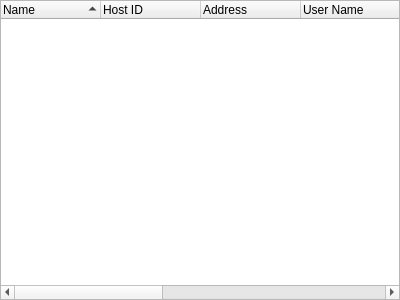
<?xml version="1.0" encoding="UTF-8"?>
<ui version="4.0">
 <class>RouterGroupWidget</class>
 <widget class="QWidget" name="RouterGroupWidget">
  <property name="geometry">
   <rect>
    <x>0</x>
    <y>0</y>
    <width>400</width>
    <height>300</height>
   </rect>
  </property>
  <layout class="QVBoxLayout" name="verticalLayout">
   <property name="leftMargin">
    <number>0</number>
   </property>
   <property name="topMargin">
    <number>0</number>
   </property>
   <property name="rightMargin">
    <number>0</number>
   </property>
   <property name="bottomMargin">
    <number>0</number>
   </property>
   <item>
    <widget class="QTreeWidget" name="tree_computer">
     <property name="contextMenuPolicy">
      <enum>Qt::ContextMenuPolicy::CustomContextMenu</enum>
     </property>
     <property name="selectionBehavior">
      <enum>QAbstractItemView::SelectionBehavior::SelectRows</enum>
     </property>
     <property name="indentation">
      <number>0</number>
     </property>
     <property name="sortingEnabled">
      <bool>true</bool>
     </property>
     <property name="columnCount">
      <number>10</number>
     </property>
     <column>
      <property name="text">
       <string>Name</string>
      </property>
     </column>
     <column>
      <property name="text">
       <string>Host ID</string>
      </property>
     </column>
     <column>
      <property name="text">
       <string>Address</string>
      </property>
     </column>
     <column>
      <property name="text">
       <string>User Name</string>
      </property>
     </column>
     <column>
      <property name="text">
       <string>Comment</string>
      </property>
     </column>
     <column>
      <property name="text">
       <string>Operating System</string>
      </property>
     </column>
     <column>
      <property name="text">
       <string>Version</string>
      </property>
     </column>
     <column>
      <property name="text">
       <string>Architecture</string>
      </property>
     </column>
     <column>
      <property name="text">
       <string>Last Connect</string>
      </property>
     </column>
     <column>
      <property name="text">
       <string>Status</string>
      </property>
     </column>
    </widget>
   </item>
  </layout>
 </widget>
 <resources/>
 <connections/>
</ui>
